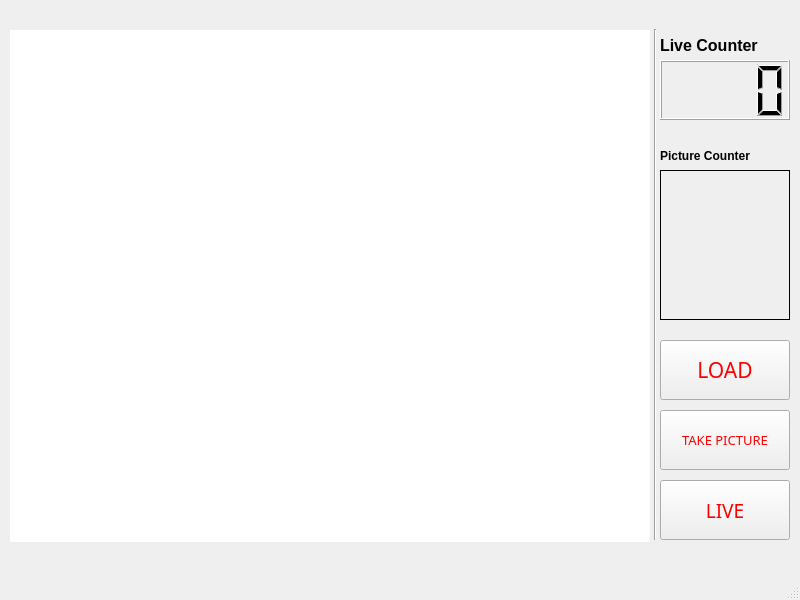
<?xml version="1.0" encoding="UTF-8"?>
<ui version="4.0">
 <class>MainWindow</class>
 <widget class="QMainWindow" name="MainWindow">
  <property name="geometry">
   <rect>
    <x>0</x>
    <y>0</y>
    <width>800</width>
    <height>600</height>
   </rect>
  </property>
  <property name="windowTitle">
   <string>MainWindow</string>
  </property>
  <widget class="QWidget" name="centralwidget">
   <widget class="QLCDNumber" name="d_counter">
    <property name="geometry">
     <rect>
      <x>660</x>
      <y>60</y>
      <width>130</width>
      <height>60</height>
     </rect>
    </property>
    <property name="font">
     <font>
      <pointsize>16</pointsize>
     </font>
    </property>
    <property name="digitCount">
     <number>4</number>
    </property>
    <property name="value" stdset="0">
     <double>0.000000000000000</double>
    </property>
    <property name="intValue" stdset="0">
     <number>0</number>
    </property>
   </widget>
   <widget class="QPushButton" name="b_load">
    <property name="geometry">
     <rect>
      <x>660</x>
      <y>340</y>
      <width>130</width>
      <height>60</height>
     </rect>
    </property>
    <property name="autoFillBackground">
     <bool>false</bool>
    </property>
    <property name="styleSheet">
     <string notr="true">font: 16pt bold;
color: red;</string>
    </property>
    <property name="text">
     <string>LOAD</string>
    </property>
   </widget>
   <widget class="QLabel" name="l_camera">
    <property name="geometry">
     <rect>
      <x>10</x>
      <y>30</y>
      <width>640</width>
      <height>512</height>
     </rect>
    </property>
    <property name="styleSheet">
     <string notr="true">background: white</string>
    </property>
    <property name="text">
     <string/>
    </property>
   </widget>
   <widget class="QPushButton" name="b_takepicture">
    <property name="geometry">
     <rect>
      <x>660</x>
      <y>410</y>
      <width>130</width>
      <height>60</height>
     </rect>
    </property>
    <property name="font">
     <font>
      <family>13</family>
      <pointsize>10</pointsize>
      <weight>50</weight>
      <italic>false</italic>
      <bold>false</bold>
     </font>
    </property>
    <property name="autoFillBackground">
     <bool>false</bool>
    </property>
    <property name="styleSheet">
     <string notr="true">font: 10pt bold;
color: red;</string>
    </property>
    <property name="text">
     <string>TAKE PICTURE</string>
    </property>
   </widget>
   <widget class="QLabel" name="label">
    <property name="geometry">
     <rect>
      <x>660</x>
      <y>30</y>
      <width>131</width>
      <height>31</height>
     </rect>
    </property>
    <property name="font">
     <font>
      <pointsize>12</pointsize>
      <weight>75</weight>
      <bold>true</bold>
     </font>
    </property>
    <property name="text">
     <string>Live Counter</string>
    </property>
   </widget>
   <widget class="QLabel" name="l_count">
    <property name="geometry">
     <rect>
      <x>660</x>
      <y>170</y>
      <width>130</width>
      <height>150</height>
     </rect>
    </property>
    <property name="frameShape">
     <enum>QFrame::Box</enum>
    </property>
    <property name="text">
     <string/>
    </property>
    <property name="alignment">
     <set>Qt::AlignLeading|Qt::AlignLeft|Qt::AlignTop</set>
    </property>
   </widget>
   <widget class="QLabel" name="label_3">
    <property name="geometry">
     <rect>
      <x>660</x>
      <y>140</y>
      <width>131</width>
      <height>31</height>
     </rect>
    </property>
    <property name="font">
     <font>
      <pointsize>9</pointsize>
      <weight>75</weight>
      <bold>true</bold>
     </font>
    </property>
    <property name="text">
     <string>Picture Counter</string>
    </property>
   </widget>
   <widget class="QPushButton" name="b_live">
    <property name="geometry">
     <rect>
      <x>660</x>
      <y>480</y>
      <width>130</width>
      <height>60</height>
     </rect>
    </property>
    <property name="font">
     <font>
      <family>13</family>
      <pointsize>14</pointsize>
      <weight>50</weight>
      <italic>false</italic>
      <bold>false</bold>
     </font>
    </property>
    <property name="autoFillBackground">
     <bool>false</bool>
    </property>
    <property name="styleSheet">
     <string notr="true">font: 14pt bold;
color: red;</string>
    </property>
    <property name="text">
     <string>LIVE</string>
    </property>
   </widget>
   <widget class="Line" name="line">
    <property name="geometry">
     <rect>
      <x>645</x>
      <y>29</y>
      <width>20</width>
      <height>511</height>
     </rect>
    </property>
    <property name="orientation">
     <enum>Qt::Vertical</enum>
    </property>
   </widget>
  </widget>
  <widget class="QMenuBar" name="menubar">
   <property name="geometry">
    <rect>
     <x>0</x>
     <y>0</y>
     <width>800</width>
     <height>22</height>
    </rect>
   </property>
  </widget>
  <widget class="QStatusBar" name="statusbar"/>
 </widget>
 <resources/>
 <connections/>
</ui>
